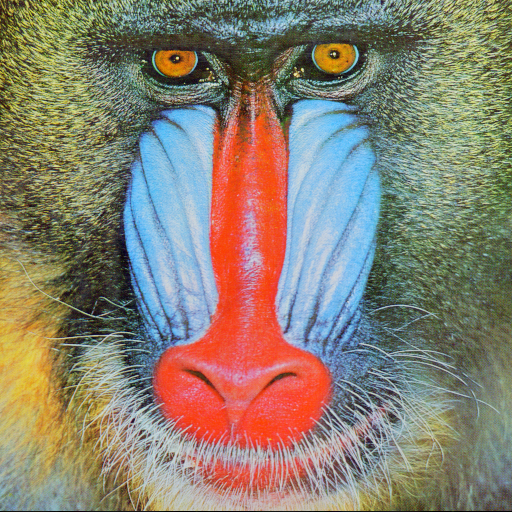
#> input picture Images/baboon.png, 512 x 512 px
$ python ex4.py
#> lines starting #> are read from the running program, lines starting #| are printed output that depends on the picture
from PIL import Image
import numpy as np
from scipy.ndimage import filters
import matplotlib.pyplot as plt

##Write a function that finds the outline of simple objects in images (for example, a
##square against white background) using image gradients.

infile = '../Images/baboon.png'
sigma = 3
im = np.array(Image.open(infile).convert('L'))
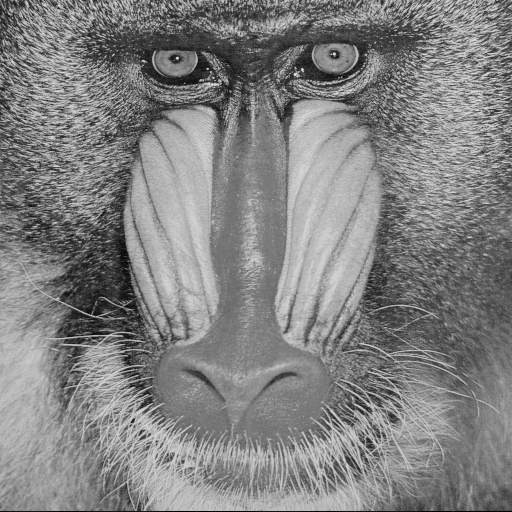
#> im: shape (512, 512); min 0, max 231, mean 129.6
mask = np.array([[-1,0,1],[-1,0,1],[-1,0,1]])
im_out = filters.convolve(im, mask)
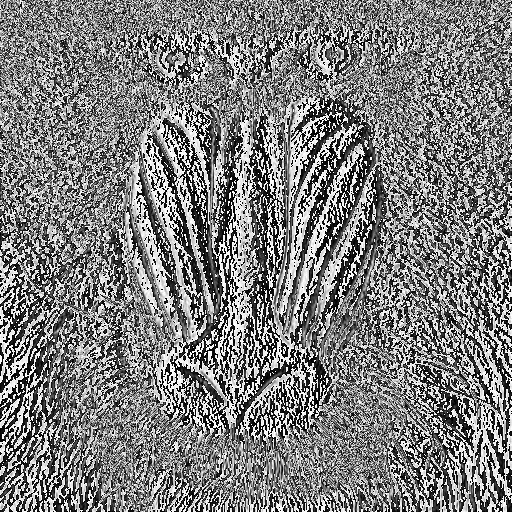
#> im_out: shape (512, 512); min 0, max 255, mean 125.7

plt.figure()
plt.imshow(im_out)
plt.title('Out')
plt.show()


# Here

$ run again, with Images/barbara.png copied over Images/baboon.png
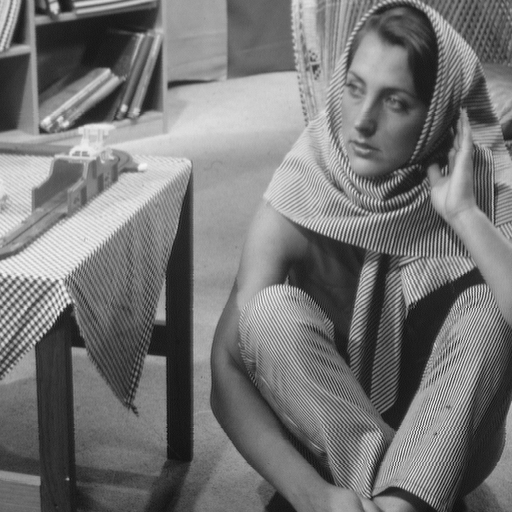
#> input picture Images/barbara.png, 512 x 512 px
#> im is the input picture: shape (512, 512); min 12, max 246, mean 117.4
#> `im_out = filters.convolve(im, mask)`:
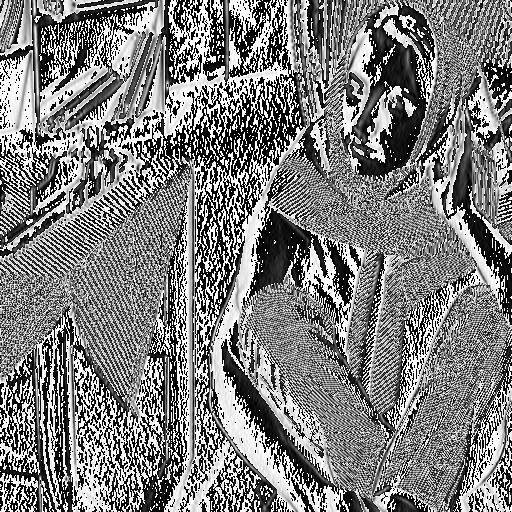
#> im_out: shape (512, 512); min 0, max 255, mean 126.1
